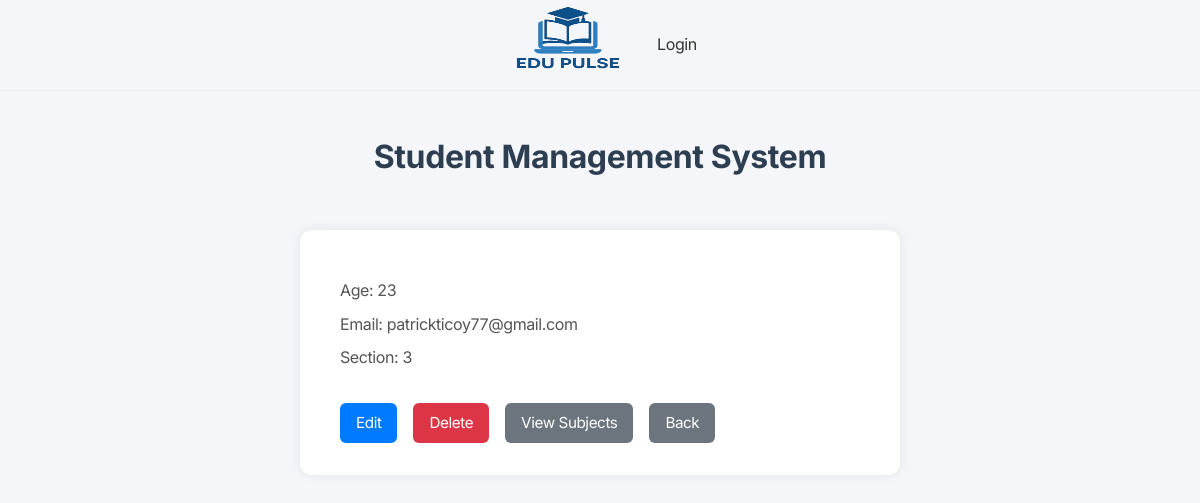
The app's page /students/1/ with its own data.
### app/models.py (models this page shows, shortened)
class Student(models.Model):
    first_name = models.CharField(max_length=100)
    last_name = models.CharField(max_length=100)
    student_id = models.IntegerField()
    section = models.CharField(max_length=100)
    age = models.IntegerField()
    email = models.EmailField()

### app/views.py (the view)
# urls.py: path('students/<int:pk>/', StudentDetailView.as_view(), name='student_detail'),
class StudentDetailView(DetailView):
    model = Student
    template_name = 'app/student_detail.html'

### app/templates/app/student_detail.html (shortened to what this page needs)
{% extends 'app/base.html' %}
{% block content %}
<div class="student-card">
    <p>Age: {{ object.age }}</p>
    <p>Email: {{ object.email }}</p>
    <p>Section: {{ object.section }}</p>
    <div class="actions">
        <a href="{% url 'student_update' object.pk %}">Edit</a>
        <a href="{% url 'student_delete' object.pk %}" class="delete">Delete</a>
        <a href="{% url 'subject_list' object.pk %}" class="secondary">View Subjects</a>
        <a href="{% url 'student_list' %}" class="secondary">Back</a>
    </div>
</div>
{% endblock %}

### static/css/navbar.css (style rules this page uses)
* { margin: 0; padding: 0; box-sizing: border-box; font-family: "Inter", sans-serif; }
:root { --dark-grey: #333333; --medium-grey: #636363; --light-grey: #eeeeee; --ash: #f4f4f4; --primary-color: #2b72fb; --white: white; --border: 1px solid var(--light-grey); --shadow: rgba(0, 0, 0, 0.05) 0px 6px 24px 0px, rgba(0, 0, 0, 0.08) 0px 0px 0px 1px; }
body { font-family: inherit; background-color: var(--white); color: var(--dark-grey); letter-spacing: -0.4px; }
a { text-decoration: none; color: inherit; }

### app/templates/app/base.html (style rules this page uses)
* { margin: 0; padding: 0; box-sizing: border-box; }
body { font-family: 'Segoe UI', Tahoma, Geneva, Verdana, sans-serif; background-color: #f5f6fa; color: #333; line-height: 1.6; }

### app/templates/app/student_detail.html (style rules this page uses)
.student-card { background-color: #fff; padding: 2rem 2.5rem; border-radius: 12px; box-shadow: 0 0 12px rgba(0, 0, 0, 0.08); max-width: 600px; margin: 3rem auto; font-family: 'Segoe UI', sans-serif; }
.student-card p { font-size: 1rem; color: #555; margin-bottom: 0.5rem; }
.student-card .actions { margin-top: 2rem; display: flex; gap: 1rem; flex-wrap: wrap; }
.student-card .actions a { background-color: #007bff; color: white; padding: 0.5rem 1rem; border-radius: 6px; text-decoration: none; font-size: 0.95rem; transition: background-color 0.3s ease; }
.student-card .actions a.delete { background-color: #dc3545; }
.student-card .actions a.secondary { background-color: #6c757d; }

### records on screen
Student: age "23", email "patrickticoy77@gmail.com", section "3"
